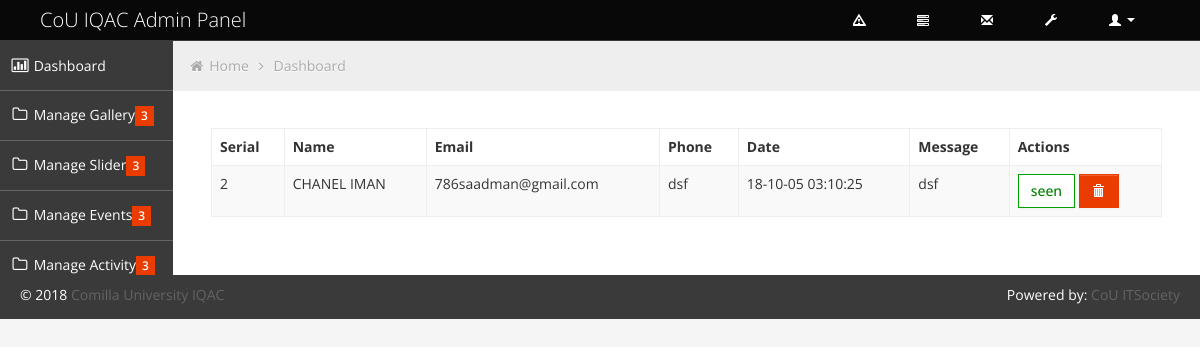
/index.php/backend/feedback_controller/show_feedback, run on the app's committed database.
### tables this page shows
CREATE TABLE `feedback` (
  `idn` int(11) NOT NULL,
  `name` varchar(255) NOT NULL,
  `email` varchar(255) NOT NULL,
  `phone` varchar(255) NOT NULL,
  `subject` varchar(255) NOT NULL,
  `message` varchar(255) NOT NULL,
  `created_at` varchar(255) NOT NULL,
  `view_key` int(11) NOT NULL,
  `id` int(11) NOT NULL
);

### application/controllers/backend/Feedback_controller.php (called while the page is built, shortened)
<?php
class Feedback_Controller extends CI_Controller {
		public function show_feedback()
	{
		$data=array();
			$data['show_all_feedbacks']=$this->Feedback_model->show_all_feedbacks();
			$data['admin_main_content']=$this->load->view('admin_part/functions/feedback/feedback_list',$data,true);
			$this->load->view('admin_part/dashboard',$data);
	}
}

### index.php (called while the page is built, shortened)
<?php
require_once BASEPATH.'core/CodeIgniter.php';

### application/models/Feedback_model.php (called while the page is built, shortened)
<?php
class Feedback_model extends CI_Model {
		public function show_all_feedbacks(){
			$this->db->select('*');
		$this->db->from('feedback');
		$query_result = $this->db->get();
		$result = $query_result->result();
		return $result;
	}
}

### application/views/admin_part/functions/feedback/feedback_list.php (the view, shortened to what this page needs)
<div class="box-content">
						<table class="table table-striped table-bordered bootstrap-datatable datatable">
						  <thead>
							  <tr>
								  <th>Serial</th>
								  <th>Name</th>
								  <th>Email</th>
								  <th>Phone</th>
								  <th>Date</th>
								   <th>Message</th>
								  <th>Actions</th>
							  </tr>
						  </thead>
						  <tbody>
						  <?php
						  	foreach ($show_all_feedbacks as $v_img) {
						  		?>
						  		<tr>
								<td><?php echo $v_img->id;?></td>
								<td class="center"><?php echo $v_img->name;?></td>
								<td class="center"><?php echo $v_img->email;?></td>
								<td class="center"><?php echo $v_img->phone;?></td>
								<td class="center">
									<?php echo $v_img->created_at;?>
								</td>
								<td class="center">
											<?php echo $v_img->message;?>
								</td>
								<td class="center">
								<?php if($v_img->view_key==1){ ?>
									<a class="btn btn-success" href="<?php echo base_url()?>hide-feedback/<?php echo $v_img->id;?>" id="hide" style="color:green;background-color:white;" >
										seen
									</a>
							<?php	} else{?>
									<a class="btn btn-success" href="<?php echo base_url()?>hide-feedback/<?php echo $v_img->id;?>" id="unhide" style="color:red;background-color:white" >
										Not seen
									</a>
								<?php } ?>
									<a class="btn btn-danger" id="delete" href="<?php echo base_url()?>delete-feedback/<?php echo $v_img->id;?>">
										<i class="halflings-icon white trash"></i>
									</a>
								</td>
							</tr>
						  		<?php
						  	}
						  ?>
						  </tbody>
					  </table>
					</div>
				</div>

### assets/backend/css/style.css (style rules this page uses)
body { background: #F5F5F5; color: #333; border: none; font-family: 'Open Sans', sans-serif; font-weight: 400; }
.box-content { position: relative; z-index: 50; margin-top: -1px; padding: 10px; background: #fff !important; }
.btn { display: inline-block; padding: 6px 12px; margin-bottom: 0; font-size: 14px; font-weight: 500; line-height: 20px; text-align: center; white-space: nowrap; vertical-align: middle; cursor: pointer; border: 1px solid #a7a9aa; -webkit-border-radius: 0px !important; border-radius: 0px !important; }
.btn i { margin-top: 2px; }
.btn { color: #ffffff; background-color: #a7a9aa; border-color: #a7a9aa; background-image: none; filter: none; text-shadow: none; }
.btn-danger { background-color: #EB3C00; border-color: #EB3C00; }
.btn-success { background-color: #00A300; border-color: #00A300; }
.table th, .table td { border-top: 1px solid #eee; }
.table-bordered { border-color: #eee; -webkit-border-radius: 0px !important; -moz-border-radius: 0px !important; border-radius: 0px !important; }
.table-bordered th, .table-bordered td { border-left: 1px solid #eee; }
.table-bordered thead:first-child tr:first-child > th:first-child, .table-bordered tbody:first-child tr:first-child > td:first-child, .table-bordered tbody:first-child tr:first-child > th:first-child { -webkit-border-radius: 0px !important; -moz-border-radius: 0px !important; border-radius: 0px !important; }
.table-bordered thead:first-child tr:first-child > th:last-child, .table-bordered tbody:first-child tr:first-child > td:last-child, .table-bordered tbody:first-child tr:first-child > th:last-child { -webkit-border-radius: 0px !important; -moz-border-radius: 0px !important; border-radius: 0px !important; }
.table-bordered thead:last-child tr:last-child > th:first-child, .table-bordered tbody:last-child tr:last-child > td:first-child, .table-bordered tbody:last-child tr:last-child > th:first-child, .table-bordered tfoot:last-child tr:last-child > td:first-child, .table-bordered tfoot:last-child tr:last-child > th:first-child { -webkit-border-radius: 0px !important; -moz-border-radius: 0px !important; border-radius: 0px !important; }
.table-bordered thead:last-child tr:last-child > th:last-child, .table-bordered tbody:last-child tr:last-child > td:last-child, .table-bordered tbody:last-child tr:last-child > th:last-child, .table-bordered tfoot:last-child tr:last-child > td:last-child, .table-bordered tfoot:last-child tr:last-child > th:last-child { -webkit-border-radius: 0px !important; -moz-border-radius: 0px !important; border-radius: 0px !important; }

### assets/backend/css/halflings.css (style rules this page uses)
html, html .halflings { -webkit-font-smoothing: antialiased !important; }
.halflings-icon { display: inline-block; width: 14px; height: 14px; line-height: 14px; vertical-align: text-top; background-image: url(../img/glyphicons_halflings.svg); background-position: 0 0; background-repeat: no-repeat; vertical-align: top; *display: inline; *zoom: 1; *margin-right: .3em; }
.halflings-icon.white { background-image: url(../img/glyphicons_halflings-white.svg); }
.halflings-icon.trash { background-position: -456px 0; }

### data on the page
feedback: id "2", name "CHANEL IMAN", email "786saadman@gmail.com", phone "dsf", created_at "18-10-05 03:10:25", message "dsf"
